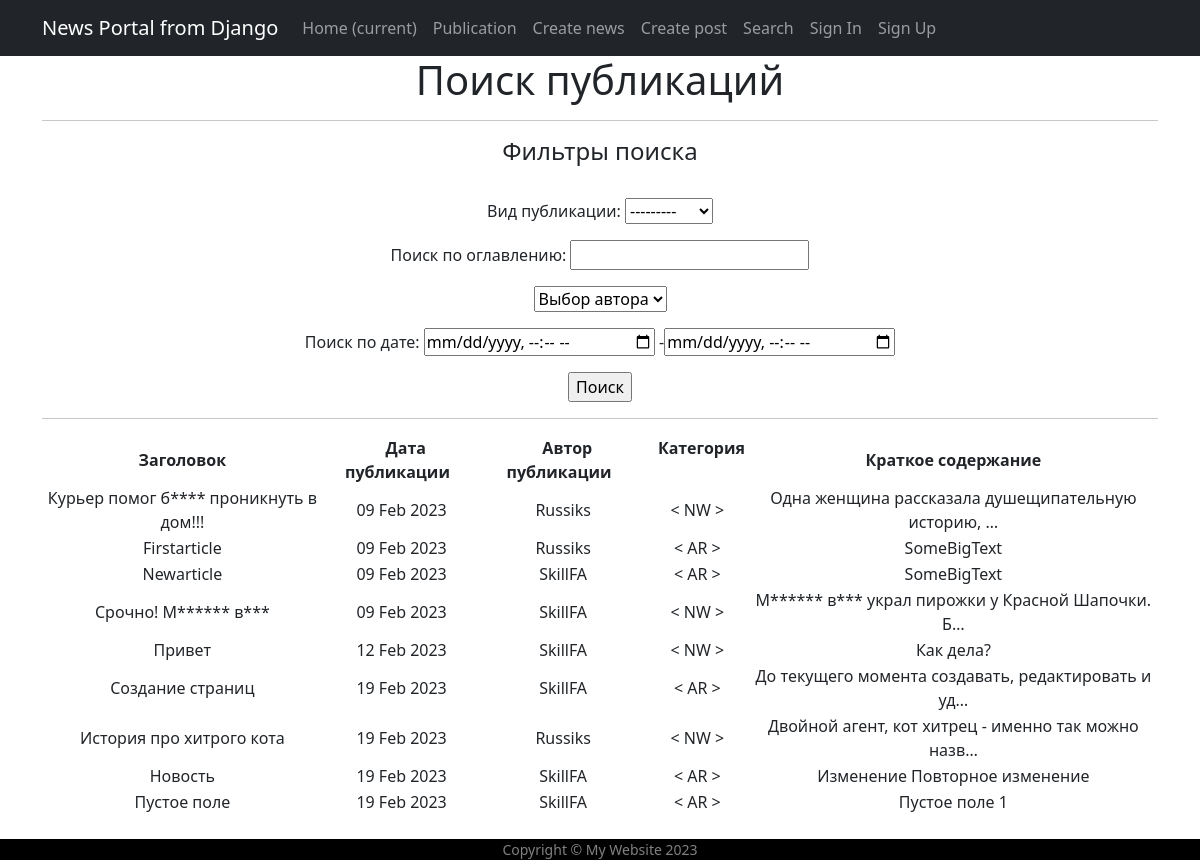
The app's page /news/search/ with its own data.
### newsapp/models.py (models this page shows, shortened)
class Post(models.Model):
    news = 'NW'
    article = 'AR'
    category_choices = [
        (news, 'Новость'),
        (article, 'Статья'),
    ]
    categoryType = models.CharField(
        max_length=2,
        choices=category_choices,
        default=article,
        verbose_name='Вид публикации')  # Выбор из списка "category_choices", по умолчанию - статья
    author = models.ForeignKey(
        Author,
        on_delete=models.CASCADE,
        verbose_name='Автор')  # Создаем связь Один ко Многим поля author через внешний ключ с моделью Author (первый
    dateCreation = models.DateTimeField(
        auto_now_add=True,
        verbose_name='Дата публикации'
    )  # SQLite: datetime NULL. Автоматически добавляем временное поле, которое хранит время и
    postCategory = models.ManyToManyField(
        Category,
        through='PostCategory',
        verbose_name='Категория(category)'
    )  # Отношения Многие ко Многим сущности Category через PostCategory.
    title = models.CharField(
        max_length=128,
        verbose_name='Оглавление')  # Поле с оглавлением, максимальная длинна символов - 128
    text = models.TextField(
        blank=True,
        help_text='Текст',
        verbose_name='Статья')  # Поле с текстом, максимальная длинна символов - неограниченно
    rating = models.SmallIntegerField(
        default=0,
        verbose_name='Рейтинг')  # SQLite: smallint NOT NULL, хранит целочисленные значения типа Number. По дефолту ноль
    class Meta:
        verbose_name = 'Публикация'  # Настройка отображения имени модели в админ панели (ед. число)
        verbose_name_plural = 'Публикации'  # Настройка отображения имени модели в админ панели (мн. число)
        ordering = ['categoryType', 'author']

class Author(models.Model):
    autorUsers = models.OneToOneField(
        User,
        on_delete=models.CASCADE)  # Отношения Один к Одному. Первый параметр указывает, с какой моделью будет
    ratingAuthor = models.SmallIntegerField(
        default=0)  # SQLite: smallint NOT NULL, хранит целочисленные значения типа Number. По дефолту ноль
    class Meta:
        verbose_name = 'Автор'  # Настройка отображения имени модели в админ панели (ед. число)
        verbose_name_plural = 'Авторы'  # Настройка отображения имени модели в админ панели (мн. число)
    def __str__(self):
        return f'{self.autorUsers}'  # Метод Строка, для вывода названий в админ-панели через f-строки

### newsapp/views.py (the view)
# urls.py: path('search/', PostSearch.as_view(), name='posts_search'),
class PostSearch(PostList):
    model = Post
    template_name = 'flatpages/search.html'
    context_object_name = 'posts_search'
    filter_class = PostFilter
    ordering = ['dateCreation']
    def get_context_data(self, *args, **kwargs):  # Метод get_context_data нужен нам для того, чтобы мы могли
        context = super().get_context_data(*args, **kwargs)
        context['filter'] = PostFilter(
            self.request.GET, queryset=self.get_queryset())  # Вписываем фильтр в контекст
        return context

### newsapp/templatetags/custom_filters.py (called while the page is built)
@register.filter(name='censor')  # Декоратор register.filter() указывает Django, что нужно запомнить про
def censor(value):
    if not isinstance(value, str):  # Проверка, что значение (value) является строкой (str),
        raise ValueError('Ценз только строк!')  # в ином случае вызывается исключение
    for word in censor_list:  # В цикле проходим по тексту, если слово входит в список цензуры,
        value = value.replace(word[1:], '*' * (len(word)-1))  # то делаем замену (метод replace) этого слова на "*" со
    return value  # и возвращаем значение

### newsapp/templatetags/custom_tags.py (called while the page is built)
@register.simple_tag()
def current_time(format_string='%b %d %Y'):
    return datetime.utcnow().strftime(format_string)

### newsapp/views.py (called while the page is built)
    def get_queryset(self):
        queryset = super().get_queryset()  # Получаем обычный запрос
        self.filterset = PostFilter(self.request.GET, queryset)  # Используем наш класс фильтрации.
        return self.filterset.qs  # Возвращаем из функции отфильтрованный список товаров

    def get_context_data(self, **kwargs):
        context = super().get_context_data(**kwargs)  # С помощью super() мы обращаемся к родительским классам и
        context['time_now'] = datetime.utcnow()  # К словарю добавим текущую дату в ключ 'time_now'.
        context['next_sale'] = 'Выберите статью по категории!'
        context['filterset'] = self.filterset  # Добавляем в контекст объект фильтрации
        return context

### templates/flatpages/search.html (shortened to what this page needs)
{% extends 'flatpages/default.html' %}
{% load custom_filters %}
{% block content %}
    <h1>Поиск публикаций</h1>
    <hr>
    <h4>Фильтры поиска</h4>
    <br>
    <form method="GET">
        {{ filter.form.as_p }}
        <input type="submit" value="Поиск">
    </form>
    <hr>
    {% if posts_search %}
       <table>
           <thead>
              <th>
                  <b> &nbsp Заголовок &nbsp </b>
              </th>
              <th>
                  <b> &nbsp Дата публикации &nbsp </b>
              </th>
              <th>
                  <b> &nbsp Автор публикации &nbsp </b>
              </th>
              <th>
                  <b> &nbsp Категория &nbsp </b>
              </th>
              <th>
                  <b> &nbsp Краткое содержание &nbsp</b>
              </th>
           </thead>
      {% for post in filter.qs %}
          <tr>
              <td>
                  {{ post.title|censor }}
              </td>
              <td>
                  {{ post.dateCreation|date:'d M Y'}}
              </td>
              <td>
                  {{ post.author }}
              </td>
              <td>
                  < {{ post.categoryType }} >
              </td>
              <td>
                  {{ post.text|truncatechars:50|censor }}
              </td>
          </tr>
      {% endfor %}
      </table>
    <br>
    {% else %}
      <h2>Публикаций нет!</h2>
    {% endif %}
{% endblock content %}

### records on screen
Post: title|censor "Курьер помог б**** проникнуть в дом!!!", dateCreation "09 Feb 2023", author "Russiks", categoryType "NW", text|censor "Одна женщина рассказала душещипательную историю, …"
Post: title|censor "Firstarticle", dateCreation "09 Feb 2023", author "Russiks", categoryType "AR", text|censor "SomeBigText"
Post: title|censor "Newarticle", dateCreation "09 Feb 2023", author "SkillFA", categoryType "AR", text|censor "SomeBigText"
Post: title|censor "Срочно! М****** в***", dateCreation "09 Feb 2023", author "SkillFA", categoryType "NW", text|censor "М****** в*** украл пирожки у Красной Шапочки. Б…"
Post: title|censor "Привет", dateCreation "12 Feb 2023", author "SkillFA", categoryType "NW", text|censor "Как дела?"
Post: title|censor "Создание страниц", dateCreation "19 Feb 2023", author "SkillFA", categoryType "AR", text|censor "До текущего момента создавать, редактировать и уд…"
Post: title|censor "История про хитрого кота", dateCreation "19 Feb 2023", author "Russiks", categoryType "NW", text|censor "Двойной агент, кот хитрец - именно так можно назв…"
Post: title|censor "Новость", dateCreation "19 Feb 2023", author "SkillFA", categoryType "AR", text|censor "Изменение Повторное изменение"
Post: title|censor "Пустое поле", dateCreation "19 Feb 2023", author "SkillFA", categoryType "AR", text|censor "Пустое поле 1"
